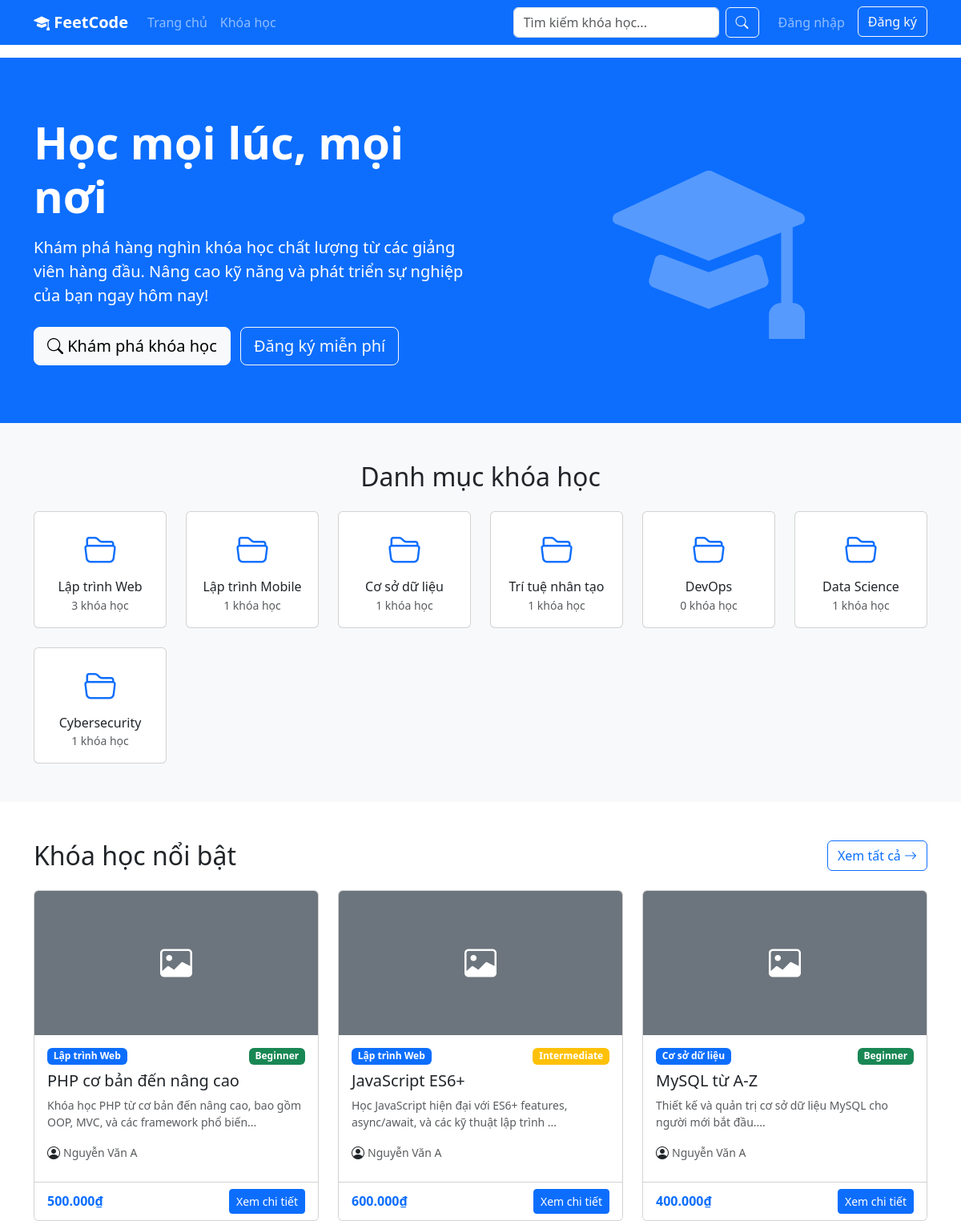
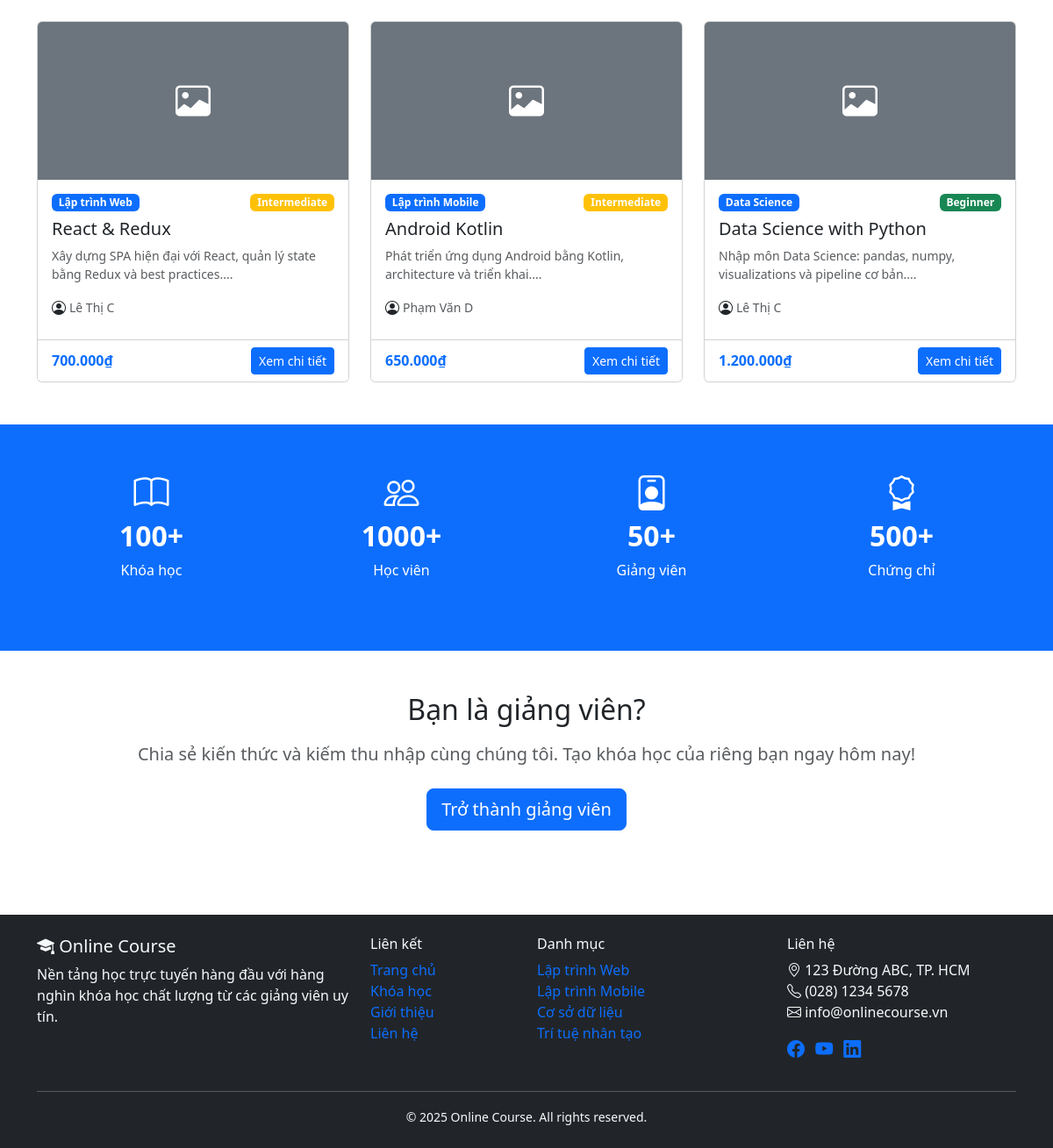
The page / on the database its author committed (2 pictures, top to bottom).
### tables this page shows
CREATE TABLE IF NOT EXISTS categories (
    id INT PRIMARY KEY AUTO_INCREMENT,
    name VARCHAR(255) NOT NULL,
    description TEXT,
    created_at DATETIME DEFAULT CURRENT_TIMESTAMP,
    INDEX idx_name (name)
);

CREATE TABLE IF NOT EXISTS courses (
    id INT PRIMARY KEY AUTO_INCREMENT,
    title VARCHAR(255) NOT NULL,
    description TEXT,
    instructor_id INT NOT NULL,
    category_id INT NOT NULL,
    price DECIMAL(10,2) DEFAULT 0.00,
    duration_weeks INT DEFAULT 1,
    level VARCHAR(50) DEFAULT 'Beginner' COMMENT 'Beginner, Intermediate, Advanced',
    image VARCHAR(255) DEFAULT NULL,
    status VARCHAR(50) DEFAULT 'pending' COMMENT 'pending, approved, rejected',
    created_at DATETIME DEFAULT CURRENT_TIMESTAMP,
    updated_at DATETIME DEFAULT CURRENT_TIMESTAMP ON UPDATE CURRENT_TIMESTAMP,
    FOREIGN KEY (instructor_id) REFERENCES users(id) ON DELETE CASCADE,
    FOREIGN KEY (category_id) REFERENCES categories(id) ON DELETE CASCADE,
    INDEX idx_instructor (instructor_id),
    INDEX idx_category (category_id),
    INDEX idx_level (level),
    INDEX idx_status (status)
);

CREATE TABLE IF NOT EXISTS users (
    id INT PRIMARY KEY AUTO_INCREMENT,
    username VARCHAR(255) UNIQUE NOT NULL,
    email VARCHAR(255) UNIQUE NOT NULL,
    password VARCHAR(255) NOT NULL,
    fullname VARCHAR(255) NOT NULL,
    role INT NOT NULL DEFAULT 0 COMMENT '0: học viên, 1: giảng viên, 2: quản trị viên',
    status INT NOT NULL DEFAULT 1 COMMENT '0: inactive, 1: active',
    avatar VARCHAR(255) DEFAULT NULL,
    created_at DATETIME DEFAULT CURRENT_TIMESTAMP,
    INDEX idx_role (role),
    INDEX idx_status (status)
);

### views/home/index.php (the view, shortened to what the rows shown need)
<section class="bg-primary text-white py-5">
    <div class="container">
        <div class="row align-items-center">
            <div class="col-lg-6">
                <h1 class="display-4 fw-bold mb-3">Học mọi lúc, mọi nơi</h1>
                <p class="lead mb-4">Khám phá hàng nghìn khóa học chất lượng từ các giảng viên hàng đầu. Nâng cao kỹ năng và phát triển sự nghiệp của bạn ngay hôm nay!</p>
                <a href="/courses" class="btn btn-light btn-lg me-2">
                    <i class="bi bi-search"></i> Khám phá khóa học
                </a>
                <?php if (!isset($_SESSION['user_id'])): ?>
                    <a href="/auth/register" class="btn btn-outline-light btn-lg">Đăng ký miễn phí</a>
                <?php endif; ?>
            </div>
            <div class="col-lg-6 d-none d-lg-block text-center">
                <i class="bi bi-mortarboard-fill" style="font-size: 15rem; opacity: 0.3;"></i>
            </div>
        </div>
    </div>
</section>
<section class="py-5 bg-light">
    <div class="container">
        <h2 class="text-center mb-4">Danh mục khóa học</h2>
        <div class="row g-4">
            <?php foreach ($viewModel->categories as $category): ?>
                <div class="col-6 col-md-4 col-lg-2">
                    <a href="/courses?category=<?= $category->id ?>" class="text-decoration-none">
                        <div class="card h-100 text-center hover-shadow">
                            <div class="card-body">
                                <i class="bi bi-folder2-open fs-1 text-primary"></i>
                                <h6 class="card-title mt-2 mb-0"><?= htmlspecialchars($category->name) ?></h6>
                                <small class="text-muted"><?= $category->course_count ?> khóa học</small>
                            </div>
                        </div>
                    </a>
                </div>
            <?php endforeach; ?>
        </div>
    </div>
</section>
<section class="py-5">
    <div class="container">
        <div class="d-flex justify-content-between align-items-center mb-4">
            <h2 class="mb-0">Khóa học nổi bật</h2>
            <a href="/courses" class="btn btn-outline-primary">Xem tất cả <i class="bi bi-arrow-right"></i></a>
        </div>
        <?php if (empty($viewModel->featuredCourses)): ?>
            <div class="alert alert-info">Chưa có khóa học nào.</div>
        <?php else: ?>
            <div class="row g-4">
                <?php foreach ($viewModel->featuredCourses as $course): ?>
                    <div class="col-md-6 col-lg-4">
                        <div class="card h-100 hover-shadow">
                            <?php if ($course->image): ?>
                                <img src="/<?= htmlspecialchars($course->image) ?>" class="card-img-top" alt="<?= htmlspecialchars($course->title) ?>" style="height: 180px; object-fit: cover;">
                            <?php else: ?>
                                <div class="card-img-top bg-secondary d-flex align-items-center justify-content-center" style="height: 180px;">
                                    <i class="bi bi-image text-white fs-1"></i>
                                </div>
                            <?php endif; ?>
                            <div class="card-body">
                                <div class="d-flex justify-content-between align-items-start mb-2">
                                    <span class="badge bg-primary"><?= htmlspecialchars($course->category_name) ?></span>
                                    <span class="badge bg-<?= $course->level === 'Beginner' ? 'success' : ($course->level === 'Intermediate' ? 'warning' : 'danger') ?>">
                                        <?= htmlspecialchars($course->level) ?>
                                    </span>
                                </div>
                                <h5 class="card-title"><?= htmlspecialchars($course->title) ?></h5>
                                <p class="card-text text-muted small">
                                    <?= htmlspecialchars(substr($course->description, 0, 100)) ?>...
                                </p>
                                <div class="d-flex align-items-center mb-2">
                                    <i class="bi bi-person-circle me-1"></i>
                                    <small class="text-muted"><?= htmlspecialchars($course->instructor_name) ?></small>
                                </div>
                            </div>
                            <div class="card-footer bg-white d-flex justify-content-between align-items-center">
                                <div>
                                    <span class="fw-bold text-primary">
                                        <?= $course->price > 0 ? number_format($course->price, 0, ',', '.') . '₫' : 'Miễn phí' ?>
                                    </span>
                                </div>
                                <a href="/course/<?= $course->id ?>" class="btn btn-sm btn-primary">Xem chi tiết</a>
                            </div>
                        </div>
                    </div>
                <?php endforeach; ?>
            </div>
        <?php endif; ?>
    </div>
</section>
<section class="py-5 bg-primary text-white">
    <div class="container">
        <div class="row text-center">
            <div class="col-md-3 mb-3">
                <i class="bi bi-book fs-1"></i>
                <h2 class="fw-bold">100+</h2>
                <p>Khóa học</p>
            </div>
            <div class="col-md-3 mb-3">
                <i class="bi bi-people fs-1"></i>
                <h2 class="fw-bold">1000+</h2>
                <p>Học viên</p>
            </div>
            <div class="col-md-3 mb-3">
                <i class="bi bi-person-badge fs-1"></i>
                <h2 class="fw-bold">50+</h2>
                <p>Giảng viên</p>
            </div>
            <div class="col-md-3 mb-3">
                <i class="bi bi-award fs-1"></i>
                <h2 class="fw-bold">500+</h2>
                <p>Chứng chỉ</p>
            </div>
        </div>
    </div>
</section>
<section class="py-5">
    <div class="container text-center">
        <h2 class="mb-3">Bạn là giảng viên?</h2>
        <p class="lead text-muted mb-4">Chia sẻ kiến thức và kiếm thu nhập cùng chúng tôi. Tạo khóa học của riêng bạn ngay hôm nay!</p>
        <a href="/auth/register" class="btn btn-primary btn-lg">Trở thành giảng viên</a>
    </div>
</section>

### lib/Router.php (shortened to what the rows shown need)
<?php
class Router {
    private $routes = [];
    private function add($method, $path, $handler): void {
        $regex = preg_replace('/\{id}/', '(\d+)', $path);
        $regex = preg_replace('/\{[a-zA-Z_]+}/', '([^/]+)', $regex);
        $this->routes[] = [
            'method' => $method,
            'pattern' => "#^" . $regex . "$#",
            'handler' => $handler
        ];
    }
    public function dispatch($method, $uri): void {
        foreach ($this->routes as $route) {
            if ($route['method'] === $method && preg_match($route['pattern'], $uri, $matches)) {
                array_shift($matches);
                [$controllerClass, $action] = $route['handler'];
                if (class_exists($controllerClass)) {
                    $controller = new $controllerClass();
                    if (method_exists($controller, $action)) {
                        $controller->$action(...$matches);
                        return;
                    }
                }
            }
        }
    }
}

### rows shown on the page
categories: name "Lập trình Web", course_count "3"
categories: name "Lập trình Mobile", course_count "1"
categories: name "Cơ sở dữ liệu", course_count "1"
categories: name "Trí tuệ nhân tạo", course_count "1"
categories: name "DevOps", course_count "0"
categories: name "Data Science", course_count "1"
categories: name "Cybersecurity", course_count "1"
courses: category.name "Lập trình Web", level "Beginner", title "PHP cơ bản đến nâng cao", description "Khóa học PHP từ cơ bản đến nâng cao, bao gồm OOP, MVC, và các framework phổ biến", instructor.fullname "Nguyễn Văn A", price "500.000"
courses: category.name "Lập trình Web", level "Intermediate", title "JavaScript ES6+", description "Học JavaScript hiện đại với ES6+ features, async/await, và các kỹ thuật lập trình", instructor.fullname "Nguyễn Văn A", price "600.000"
courses: category.name "Cơ sở dữ liệu", level "Beginner", title "MySQL từ A-Z", description "Thiết kế và quản trị cơ sở dữ liệu MySQL cho người mới bắt đầu.", instructor.fullname "Nguyễn Văn A", price "400.000"
courses: category.name "Lập trình Web", level "Intermediate", title "React & Redux", description "Xây dựng SPA hiện đại với React, quản lý state bằng Redux và best practices.", instructor.fullname "Lê Thị C", price "700.000"
courses: category.name "Lập trình Mobile", level "Intermediate", title "Android Kotlin", description "Phát triển ứng dụng Android bằng Kotlin, architecture và triển khai.", instructor.fullname "Phạm Văn D", price "650.000"
courses: category.name "Data Science", level "Beginner", title "Data Science with Python", description "Nhập môn Data Science: pandas, numpy, visualizations và pipeline cơ bản.", instructor.fullname "Lê Thị C", price "1.200.000"
